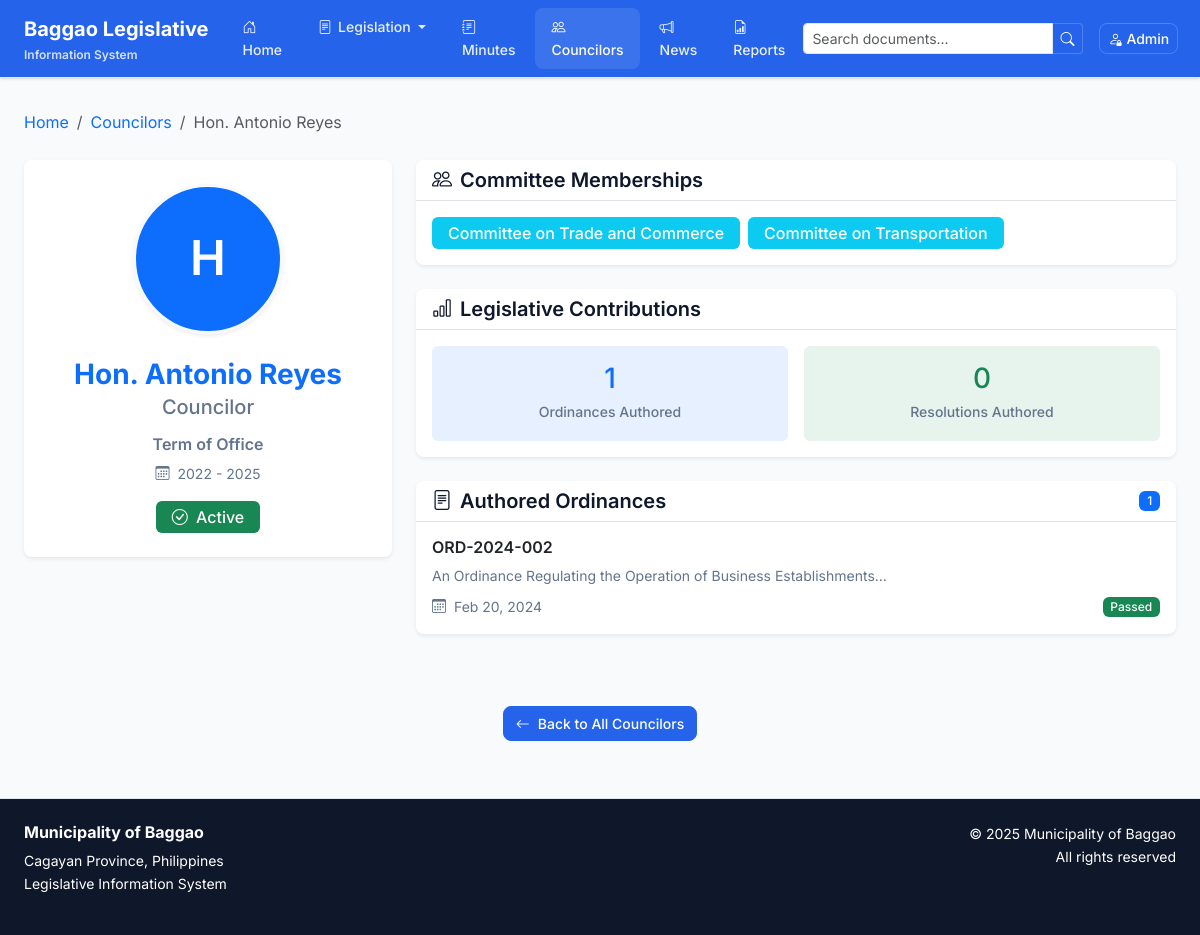
The app's page /councilors/view/8, older data.
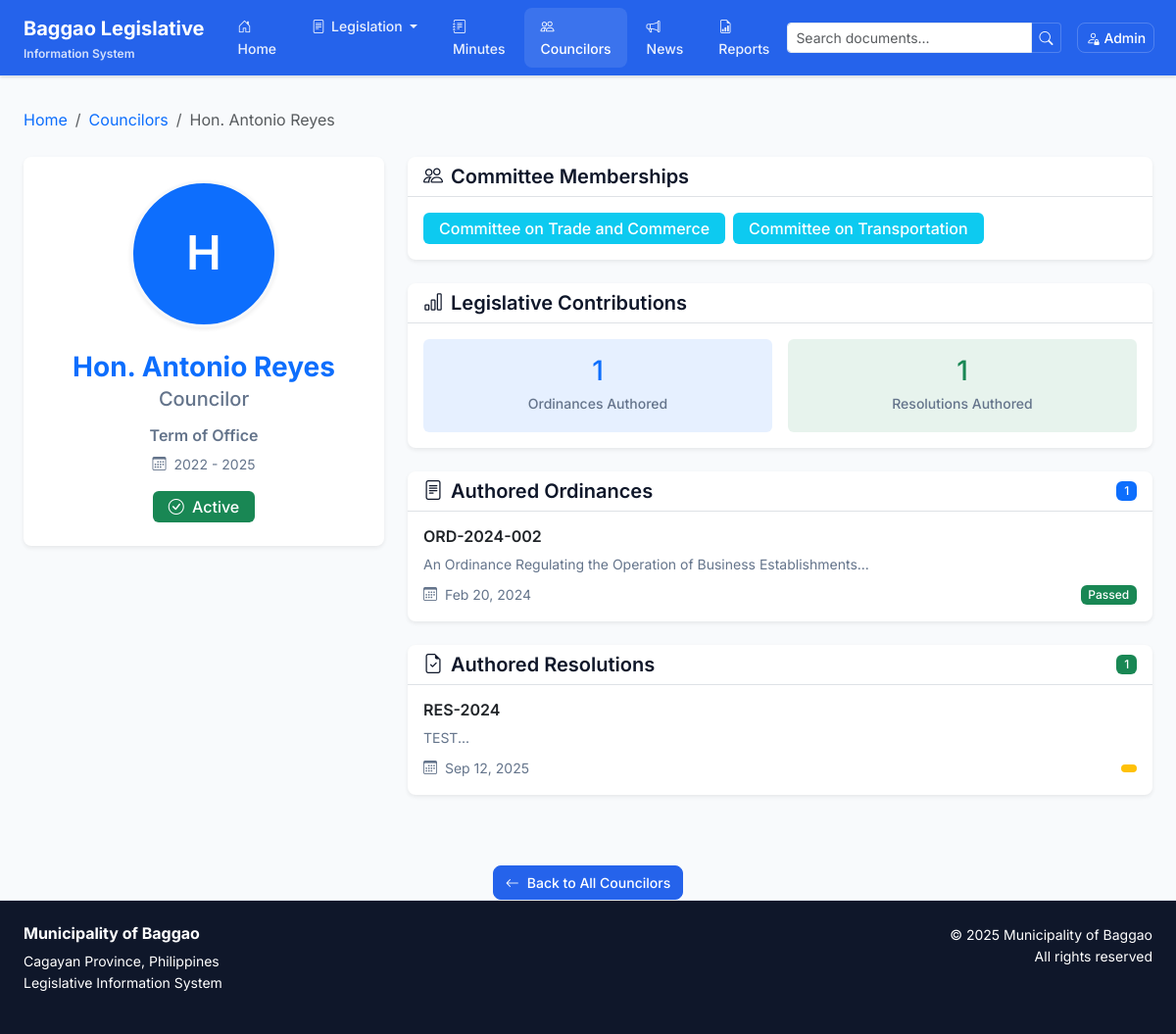
The same page, newer data.
### tables this page shows
CREATE TABLE `councilors` (
  `id` int(11) NOT NULL,
  `name` varchar(100) NOT NULL,
  `photo` varchar(255) DEFAULT NULL,
  `position` varchar(50) NOT NULL,
  `term_start` year(4) NOT NULL,
  `term_end` year(4) NOT NULL,
  `committees` text DEFAULT NULL,
  `contact_info` text DEFAULT NULL,
  `status` enum('active','inactive') DEFAULT 'active',
  `created_at` timestamp NOT NULL DEFAULT current_timestamp(),
  `updated_at` timestamp NOT NULL DEFAULT current_timestamp() ON UPDATE current_timestamp()
);

CREATE TABLE `ordinances` (
  `id` int(11) NOT NULL,
  `ordinance_number` varchar(50) NOT NULL,
  `title` text NOT NULL,
  `author_id` int(11) NOT NULL,
  `date_passed` date NOT NULL,
  `status` enum('passed','pending','rejected') DEFAULT 'pending',
  `file_path` varchar(255) DEFAULT NULL,
  `summary` text DEFAULT NULL,
  `keywords` varchar(255) DEFAULT NULL,
  `created_at` timestamp NOT NULL DEFAULT current_timestamp(),
  `updated_at` timestamp NOT NULL DEFAULT current_timestamp() ON UPDATE current_timestamp()
);

CREATE TABLE `resolutions` (
  `id` int(11) NOT NULL,
  `resolution_number` varchar(50) NOT NULL,
  `subject` text NOT NULL,
  `author_id` int(11) NOT NULL,
  `date_approved` date NOT NULL,
  `status` enum('approved','pending','rejected') DEFAULT 'pending',
  `file_path` varchar(255) DEFAULT NULL,
  `summary` text DEFAULT NULL,
  `keywords` varchar(255) DEFAULT NULL,
  `created_at` timestamp NOT NULL DEFAULT current_timestamp(),
  `updated_at` timestamp NOT NULL DEFAULT current_timestamp() ON UPDATE current_timestamp()
);

### core/Controller.php (called while the page is built, shortened)
<?php
class Controller {
    protected function loadView($view, $data = []) {
        extract($data);
        include "views/{$view}.php";
        include "views/layout.php";
    }
}
?>

### controllers/CouncilorController.php (called while the page is built, shortened)
<?php
class CouncilorController extends Controller {
    public function view($id) {
        $councilorModel = new Councilor();
        $councilor = $councilorModel->getWithOrdinanceCount($id);
        $ordinances = $councilorModel->getOrdinances($id);
        $resolutions = $councilorModel->getResolutions($id);
        $data = [
            'councilor' => $councilor,
            'ordinances' => $ordinances,
            'resolutions' => $resolutions
        ];
        $this->loadView('councilors/view', $data);
    }
}
?>

### index.php (called while the page is built, shortened)
<?php
require_once 'config/database.php';
spl_autoload_register(function ($class_name) {
    $directories = [
        'models/',
        'controllers/',
        'core/'
    ];
    foreach ($directories as $directory) {
        $file = $directory . $class_name . '.php';
        if (file_exists($file)) {
            return;
        }
    }
});
$request = $_GET['page'] ?? 'home';
$action = $_GET['action'] ?? 'index';
$id = $_GET['id'] ?? null;
$routes = [
    'home' => 'HomeController',
    'ordinances' => 'OrdinanceController',
    'resolutions' => 'ResolutionController',
    'minutes' => 'MinuteController',
    'councilors' => 'CouncilorController',
    'publications' => 'PublicationController',
    'reports' => 'ReportController',
    'admin' => 'AdminController',
    'auth' => 'AuthController'
];
if (isset($routes[$request])) {
    $controller = new $controller_name();
    if (method_exists($controller, $action)) {
        $controller->$action($id);
    } else {
        $controller->index();
    }
} else {
    include 'views/404.php';
}
?>

### core/Model.php (called while the page is built, shortened)
<?php
class Model {
    public function __construct() {
        $database = new Database();
        $this->db = $database->getConnection();
    }
}
?>

### config/database.php (called while the page is built, shortened)
<?php
class Database {
    private $host = DB_HOST;
    private $db_name = DB_NAME;
    private $username = DB_USER;
    private $password = DB_PASS;
    private $conn = null;
    public function getConnection() {
        if ($this->conn === null) {
            try {
                $this->conn = new PDO(
                    "mysql:host=" . $this->host . ";dbname=" . $this->db_name,
                    $this->username,
                    $this->password,
                    array(
                        PDO::ATTR_ERRMODE => PDO::ERRMODE_EXCEPTION,
                        PDO::ATTR_DEFAULT_FETCH_MODE => PDO::FETCH_ASSOC,
                        PDO::MYSQL_ATTR_INIT_COMMAND => "SET NAMES utf8"
                    )
                );
            } catch(PDOException $exception) {
                echo "Connection error: " . $exception->getMessage();
                die();
            }
        }
        return $this->conn;
    }
}
?>

### models/Councilor.php (called while the page is built, shortened)
<?php
class Councilor extends Model {
    public function getWithOrdinanceCount($id) {
        $sql = "SELECT c.*,
                COUNT(DISTINCT o.id) as ordinance_count,
                COUNT(DISTINCT r.id) as resolution_count
                FROM councilors c
                LEFT JOIN ordinances o ON c.id = o.author_id
                LEFT JOIN resolutions r ON c.id = r.author_id
                WHERE c.id = ?
                GROUP BY c.id";
        $stmt = $this->db->prepare($sql);
        $stmt->execute([$id]);
        return $stmt->fetch();
    }
    public function getOrdinances($councilor_id) {
        $sql = "SELECT * FROM ordinances WHERE author_id = ? ORDER BY date_passed DESC";
        $stmt = $this->db->prepare($sql);
        $stmt->execute([$councilor_id]);
        return $stmt->fetchAll();
    }
    public function getResolutions($councilor_id) {
        $sql = "SELECT * FROM resolutions WHERE author_id = ? ORDER BY date_approved DESC";
        $stmt = $this->db->prepare($sql);
        $stmt->execute([$councilor_id]);
        return $stmt->fetchAll();
    }
}
?>

### views/councilors/view.php (the view, shortened to what the changed rows need)
<div class="mb-4">
    <nav aria-label="breadcrumb">
        <ol class="breadcrumb">
            <li class="breadcrumb-item"><a href="<?= BASE_URL ?>" class="text-decoration-none">Home</a></li>
            <li class="breadcrumb-item"><a href="<?= BASE_URL ?>councilors" class="text-decoration-none">Councilors</a></li>
            <li class="breadcrumb-item active"><?= htmlspecialchars($councilor['name']) ?></li>
        </ol>
    </nav>
</div>
<div class="row g-4">
    <div class="col-lg-4">
        <div class="card border-0 shadow-sm text-center mb-4">
            <div class="card-body p-4">
                <div class="mb-4">
                    <?php if (!empty($councilor['photo'])): ?>
                        <img src="<?= BASE_URL . UPLOAD_PATH . $councilor['photo'] ?>"
                             alt="<?= htmlspecialchars($councilor['name']) ?>"
                             class="rounded-circle border border-3 border-light shadow-sm"
                             style="width: 150px; height: 150px; object-fit: cover;">
                    <?php else: ?>
                        <div class="rounded-circle bg-primary text-white d-inline-flex align-items-center justify-content-center border border-3 border-light shadow-sm"
                             style="width: 150px; height: 150px; font-size: 3rem; font-weight: 600;">
                            <?= strtoupper(substr($councilor['name'], 0, 1)) ?>
                        </div>
                    <?php endif; ?>
                </div>
                <h3 class="card-title text-primary fw-bold mb-2"><?= htmlspecialchars($councilor['name']) ?></h3>
                <h5 class="card-subtitle mb-3 text-muted fw-medium"><?= htmlspecialchars($councilor['position']) ?></h5>
                <div class="mb-3">
                    <h6 class="text-muted fw-semibold mb-2">Term of Office</h6>
                    <small class="text-muted d-flex align-items-center justify-content-center">
                        <i class="bi bi-calendar3 me-2"></i>
                        <?= $councilor['term_start'] ?> - <?= $councilor['term_end'] ?>
                    </small>
                </div>
                <span class="badge bg-<?= $councilor['status'] === 'active' ? 'success' : 'secondary' ?> fs-6 px-3 py-2">
                    <i class="bi bi-<?= $councilor['status'] === 'active' ? 'check-circle' : 'dash-circle' ?> me-1"></i>
                    <?= ucfirst($councilor['status']) ?>
                </span>
            </div>
        </div>
    </div>
    <div class="col-lg-8">
        <?php if (!empty($councilor['committees'])): ?>
        <div class="card border-0 shadow-sm mb-4">
            <div class="card-body">
                <div class="d-flex flex-wrap gap-2">
                    <?php
                    $committees = explode(',', $councilor['committees']);
                    foreach ($committees as $committee):
                    ?>
                        <span class="badge bg-info fs-6 px-3 py-2"><?= htmlspecialchars(trim($committee)) ?></span>
                    <?php endforeach; ?>
                </div>
            </div>
        </div>
        <?php endif; ?>
        <div class="card border-0 shadow-sm mb-4">
            <div class="card-body">
                <div class="row text-center g-3">
                    <div class="col-md-6">
                        <div class="p-3 bg-success bg-opacity-10 rounded">
                            <h3 class="text-success mb-1"><?= $councilor['resolution_count'] ?></h3>
                            <small class="text-muted fw-medium">Resolutions Authored</small>
                        </div>
                    </div>
                </div>
            </div>
        </div>
        <?php if (!empty($ordinances)): ?>
        <div class="card border-0 shadow-sm mb-4">
            <div class="card-body p-0">
                <?php foreach ($ordinances as $index => $ordinance): ?>
                    <div class="p-3 <?= $index < count($ordinances) - 1 ? 'border-bottom' : '' ?>">
                        <h6 class="mb-2 fw-semibold">
                            <a href="<?= BASE_URL ?>ordinances/view/<?= $ordinance['id'] ?>" class="text-decoration-none text-dark">
                                <?= htmlspecialchars($ordinance['ordinance_number']) ?>
                            </a>
                        </h6>
                        <p class="text-muted small mb-2"><?= htmlspecialchars(substr($ordinance['title'], 0, 100)) ?>...</p>
                        <div class="d-flex align-items-center justify-content-between">
                            <small class="text-muted">
                                <i class="bi bi-calendar3 me-1"></i>
                                <?= date('M d, Y', strtotime($ordinance['date_passed'])) ?>
                            </small>
                            <span class="badge bg-<?= $ordinance['status'] === 'passed' ? 'success' : 'warning' ?> small">
                                <?= ucfirst($ordinance['status']) ?>
                            </span>
                        </div>
                    </div>
                <?php endforeach; ?>
            </div>
        </div>
        <?php endif; ?>
        <?php if (!empty($resolutions)): ?>
        <div class="card border-0 shadow-sm mb-4">
            <div class="card-header bg-transparent border-bottom d-flex justify-content-between align-items-center">
                <h5 class="mb-0 fw-semibold"><i class="bi bi-file-earmark-check me-2"></i>Authored Resolutions</h5>
                <span class="badge bg-success"><?= count($resolutions) ?></span>
            </div>
            <div class="card-body p-0">
                <?php foreach ($resolutions as $index => $resolution): ?>
                    <div class="p-3 <?= $index < count($resolutions) - 1 ? 'border-bottom' : '' ?>">
                        <h6 class="mb-2 fw-semibold">
                            <a href="<?= BASE_URL ?>resolutions/view/<?= $resolution['id'] ?>" class="text-decoration-none text-dark">
                                <?= htmlspecialchars($resolution['resolution_number']) ?>
                            </a>
                        </h6>
                        <p class="text-muted small mb-2"><?= htmlspecialchars(substr($resolution['subject'], 0, 100)) ?>...</p>
                        <div class="d-flex align-items-center justify-content-between">
                            <small class="text-muted">
                                <i class="bi bi-calendar3 me-1"></i>
                                <?= date('M d, Y', strtotime($resolution['date_approved'])) ?>
                            </small>
                            <span class="badge bg-<?= $resolution['status'] === 'approved' ? 'success' : 'warning' ?> small">
                            </span>
                        </div>
                    </div>
                <?php endforeach; ?>
            </div>
        </div>
        <?php endif; ?>
    </div>
</div>

Row changes from the older to the newer data that the page shows:
added resolutions: resolution_number "RES-2024", subject "TEST", date_approved "Sep 12, 2025"
Text that changed along with them:
$councilor['resolution_count']: "0" → "1"
count($resolutions): (not shown) → "1"
text now shown: "Authored Resolutions"
